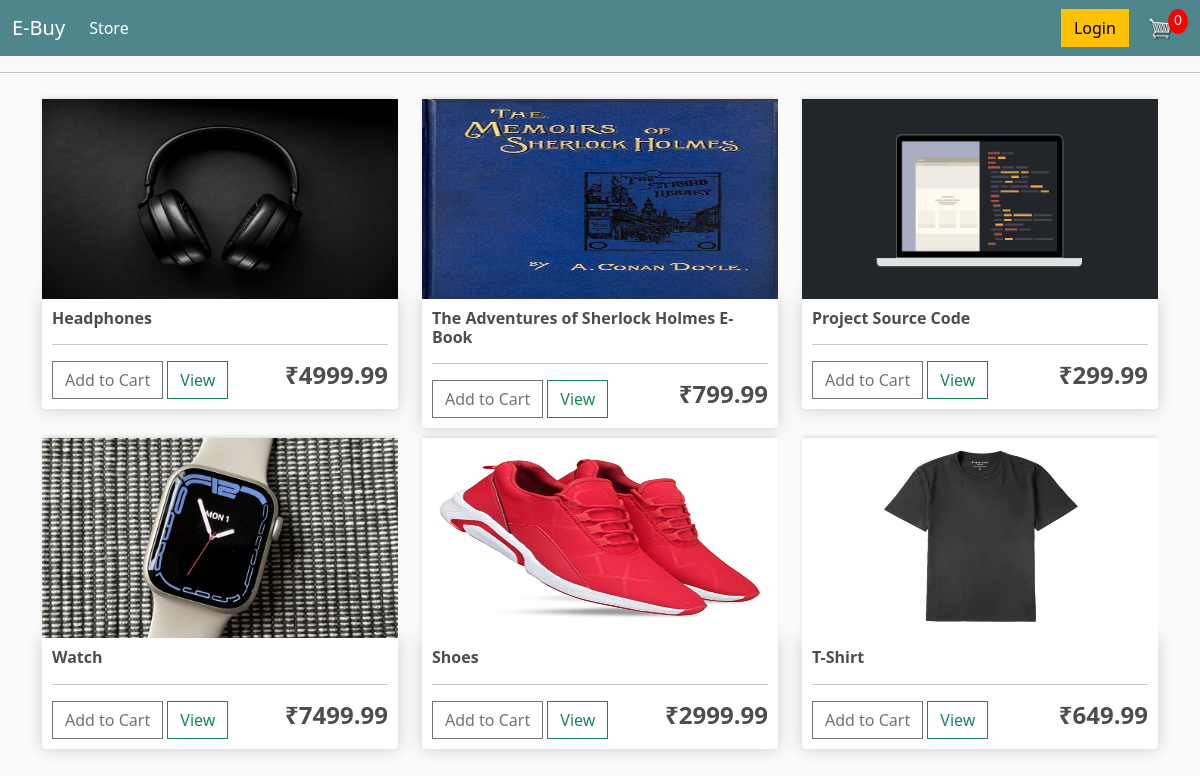
The page / on the database its author committed.
### store/models.py (models this page shows, shortened)
class Product(models.Model):
	name = models.CharField(max_length=200)
	price = models.FloatField()
	digital = models.BooleanField(default=False,null=True, blank=True)
	image = models.ImageField(null=True, blank=True)
	@property
	def imageURL(self):
		try:
			url = self.image.url
		except:
			url = ''
		return url

### store/views.py (the view)
# urls.py: path('', include('store.urls')),
def store(request):
	if request.user.is_authenticated:
		customer = request.user.customer
		order, created = Order.objects.get_or_create(customer=customer, complete=False)
		items = order.orderitem_set.all()
		cartItems = order.get_cart_items
	else:
		items = []
		order = {'get_cart_total':0, 'get_cart_items':0, 'shipping':False}
		cartItems = order['get_cart_items']
	products = Product.objects.all()
	context = {'products':products, 'cartItems':cartItems}
	return render(request, 'store/store.html', context)

### store/templates/store/store.html
{% extends 'store/main.html' %}
{% load static %}
{% block content %}
	<div class="row">
		{% for product in products %}
		<div class="col-lg-4">
			<img class="thumbnail" src="{{product.imageURL}}">
			<div class="box-element product">
				<h6><strong>{{product.name}}</strong></h6>
				<hr>
				<button data-product="{{product.id}}" data-action="add" class="btn btn-outline-secondary add-btn update-cart">Add to Cart</button>
				<a class="btn btn-outline-success" href="#">View</a>
				<h4 style="float: right"><strong>₹{{product.price}}</strong></h4>
			</div>
		</div>
		{% endfor %}
	</div>
{% endblock content %}

### store/templates/store/main.html (shortened to what this page needs)
{% load static %}
<!DOCTYPE html>
<html lang="en">
<head>
    <link href="https://cdn.jsdelivr.net/npm/bootstrap@5.1.3/dist/css/bootstrap.min.css" rel="stylesheet">
    <link rel="stylesheet" type="text/css" href="{% static 'css/main.css' %}">
</head>
<body>
    {% include 'store/navbar.html' %}
    <hr>
    <div class="container">
        {% block content %}
        {% endblock content %}
    </div>
</body>
</html>

### store/templates/store/navbar.html (shortened to what this page needs)
{% load static %}
<nav class="navbar navbar-expand-lg navbar-dark bg-dark">
    <div class="container-fluid">
      <a class="navbar-brand" href="{% url 'store' %}">E-Buy</a>
      <div class="collapse navbar-collapse" id="navbarSupportedContent">
        <ul class="navbar-nav me-auto mb-2 mb-lg-0">
          <li class="nav-item">
            <a class="nav-link active" aria-current="page" href="{% url 'store' %}">Store</a>
          </li>
        </ul>
        <div class="cart-div form-inline my-2 my-lg-0">
          <a href="#"class="btn btn-warning">Login</a>
          <a href="{% url 'cart' %}">
            <img  id="cart-icon" src="{% static 'images/cart.png' %}">
            </a>
            <p id="cart-total">{{cartItems}}</p>
        </div>
      </div>
    </div>
</nav>

### static/css/main.css (style rules this page uses)
body { background-color: hsl(0, 0%, 98%); }
h1,h2,h3,h4,h5,h6 { color:hsl(0, 0%, 30%); }
.box-element { box-shadow:hsl(0, 0%, 80%) 0 0 16px; background-color: #fff; border-radius: 4px; padding: 10px; }
.thumbnail { width: 100%; height: 200px; -webkit-box-shadow: -1px -3px 5px -2px rgba(214,214,214,1); -moz-box-shadow: -1px -3px 5px -2px rgba(214,214,214,1); box-shadow: -1px -3px 5px -2px rgba(214,214,214,1); }
.product { border-radius: 0 0 4px 4px; }
.bg-dark { background-color: #4f868c!important; }
#cart-icon { width:25px; display: inline-block; margin-left: 15px; margin-right: 15px; }
#cart-total { display: block; text-align: center; color:#fff; background-color: red; width: 20px; height: 25px; border-radius: 50%; font-size: 14px; }
.col-lg-4, .col-lg-6, .col-lg-8, .col-lg-12 { margin-top: 10px; }
.btn { border-radius: 0; }
.cart-div { position: relative; }
.cart-div p { position: absolute; top: 0px; right: 0px; }

### rows shown on the page
Product: imageURL (picture), name "Headphones", price "4999.99"
Product: imageURL (picture), name "The Adventures of Sherlock Holmes E-Book", price "799.99"
Product: imageURL (picture), name "Project Source Code", price "299.99"
Product: imageURL (picture), name "Watch", price "7499.99"
Product: imageURL (picture), name "Shoes", price "2999.99"
Product: imageURL (picture), name "T-Shirt", price "649.99"

### other values the page prints
{{ cartItems }} "0"
